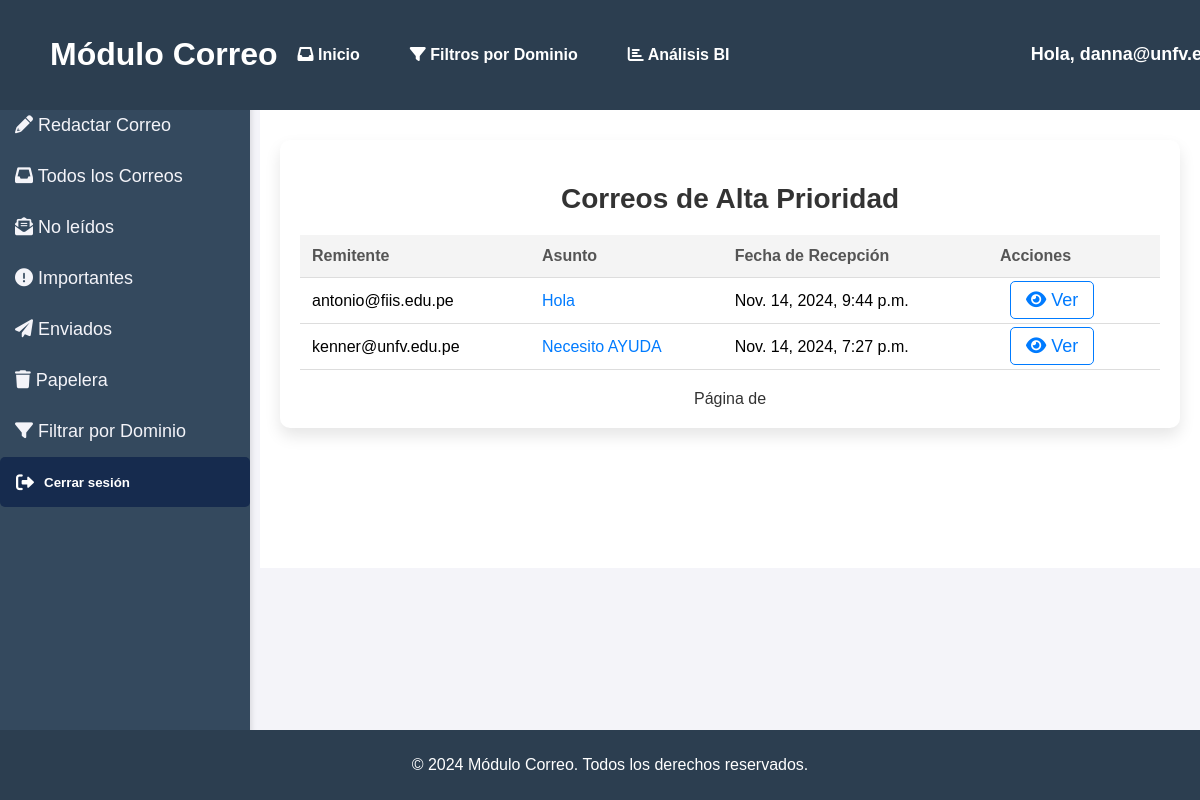
Page /home/correos-alta-prioridad/ (signed in) on the earlier database version.
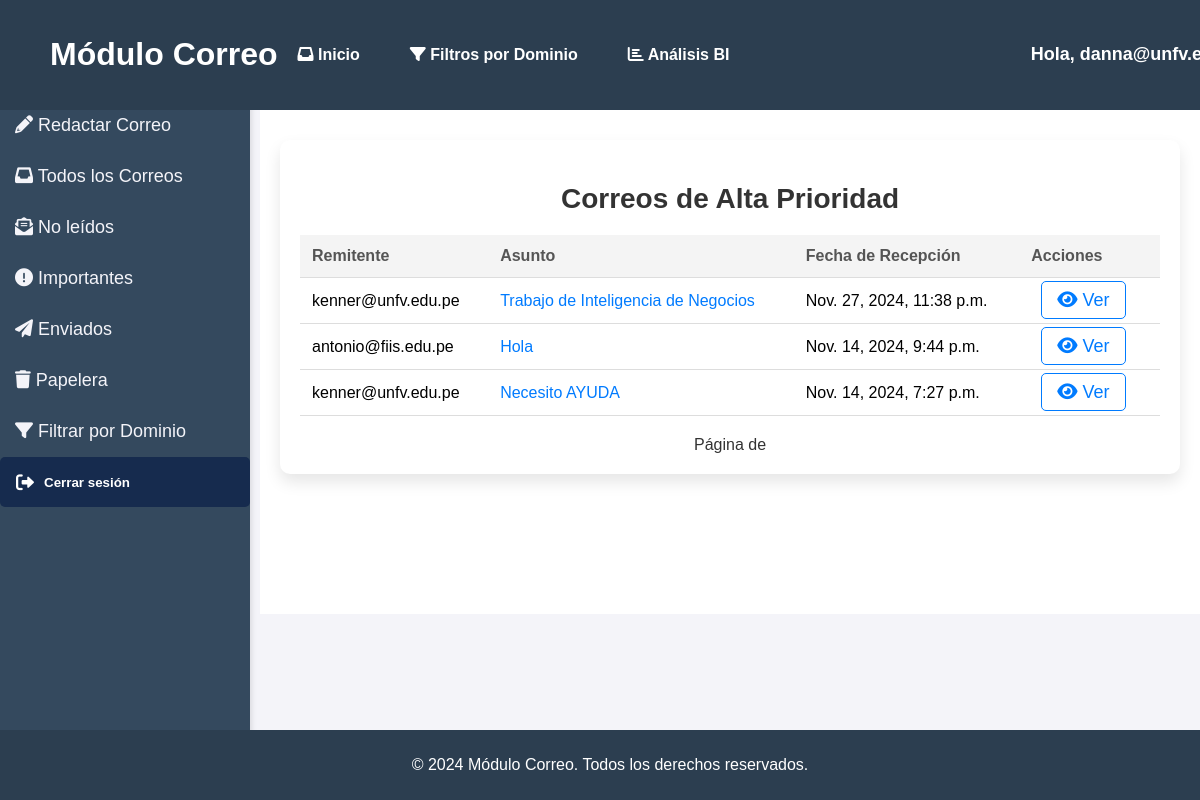
Same page on the later database version.
### emails/models.py (models this page shows, shortened)
class Correo(models.Model):
    remitente = models.ForeignKey(User, on_delete=models.CASCADE, related_name="enviados")
    destinatario = models.ForeignKey(User, on_delete=models.CASCADE, related_name="correos_recibidos")
    asunto = models.CharField(max_length=200)
    contenido = models.TextField()
    fecha_envio = models.DateTimeField(auto_now_add=True)
    eliminado_por_remitente = models.BooleanField(default=False)
    eliminado_por_destinatario = models.BooleanField(default=False)
    prioridad = models.ForeignKey(Prioridad, on_delete=models.SET_NULL, null=True, blank=True)  # Clave foránea
    leido = models.BooleanField(default=False)

### emails/views.py (the view)
# urls.py: path('correos-alta-prioridad/', views.correos_alta_prioridad_view, name='correos_alta_prioridad'),
@login_required
def correos_alta_prioridad_view(request):
    correos_alta_prioridad = Correo.objects.filter(destinatario=request.user, prioridad__nivel="Alta", eliminado_por_destinatario=False).order_by('-fecha_envio')
    return render(request, 'emails/correos_alta_prioridad.html', {
        'correos_alta_prioridad': correos_alta_prioridad,
    })

### Templates/emails/correos_alta_prioridad.html (shortened to what this page needs)
{% extends 'emails/base.html' %}
{% block content %}
<div class="correos-alta-prioridad-container">
  <h2>Correos de Alta Prioridad</h2>
  {% if correos_alta_prioridad %}
    <table>
      <thead>
        <tr>
          <th>Remitente</th>
          <th>Asunto</th>
          <th>Fecha de Recepción</th>
          <th>Acciones</th>
        </tr>
      </thead>
      <tbody>
        {% for correo in correos_alta_prioridad %}
          <tr>
            <td>{{ correo.remitente }}</td>
            <td>
              <a href="{% url 'ver_correo' correo.id %}">{{ correo.asunto }}</a>
            </td>
            <td>{{ correo.fecha_envio }}</td>
            <td class="acciones">
              <a href="{% url 'ver_correo' correo.id %}" title="Ver Correo"><i class="fas fa-eye"></i> Ver</a>
            </td>
          </tr>
        {% endfor %}
      </tbody>
    </table>
  {% else %}
    <p>No tienes correos de alta prioridad.</p>
  {% endif %}
  <div class="pagination">
    <span>Página {{ correos_alta_prioridad.number }} de {{ correos_alta_prioridad.paginator.num_pages }}</span>
  </div>
</div>
{% endblock %}

Differences in the rows shown:
added Correo: remitente "kenner@unfv.edu.pe", asunto "Trabajo de Inteligencia de Negocios", fecha_envio "Nov. 27, 2024, 11:38 p.m."
